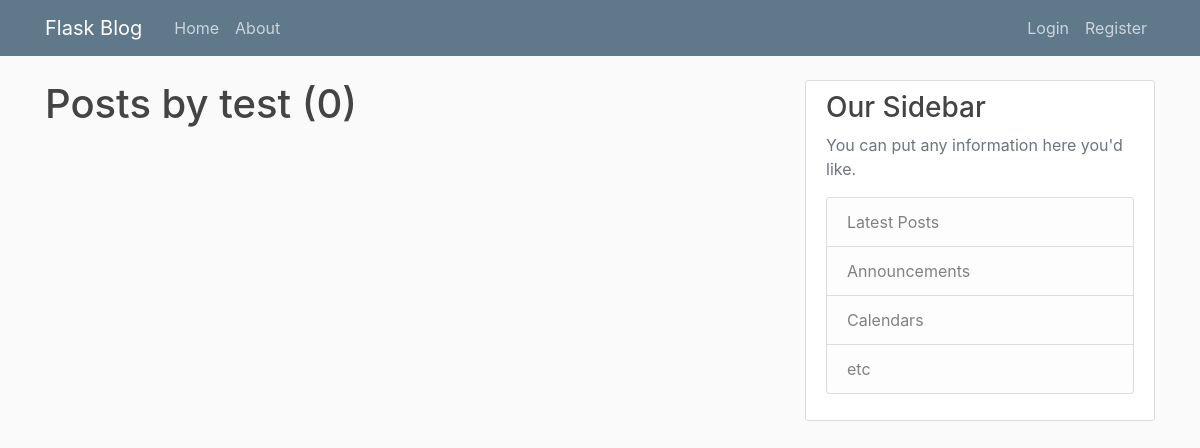
The app's page /user/test, older data.
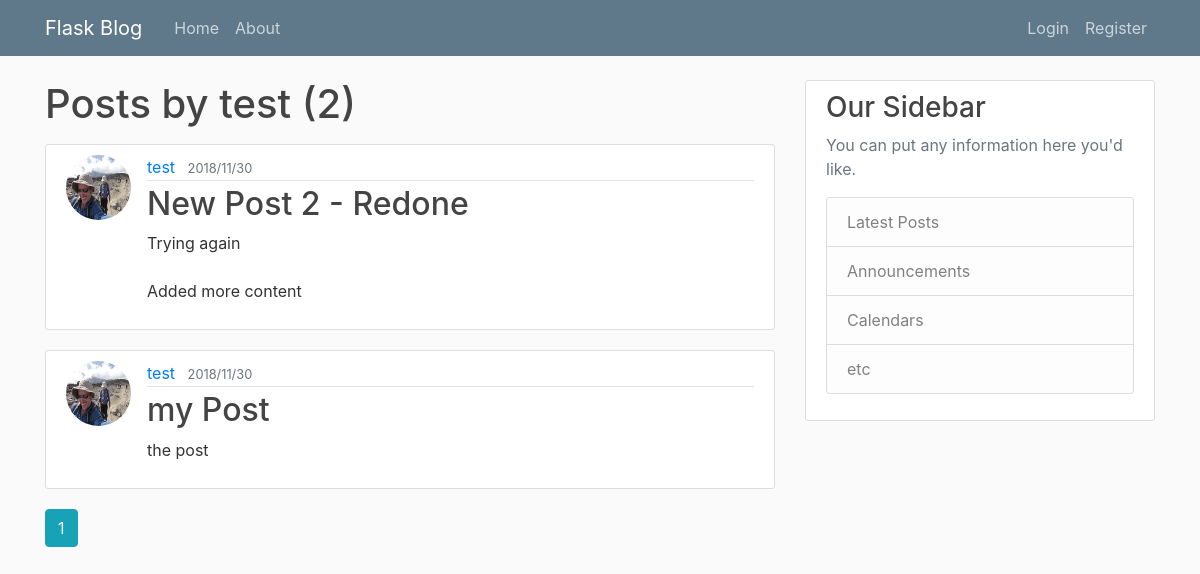
The same page, newer data.
### flaskblog/models.py (models this page shows, shortened)
class User(db.Model, UserMixin):
    id = db.Column(db.Integer, primary_key=True)
    username = db.Column(db.String(20), unique=True, nullable=False)
    email = db.Column(db.String(120), unique=True, nullable=False)
    image_file = db.Column(db.String(20), nullable=False, default="default.jpg")
    password = db.Column(db.String(60), nullable=False)
    posts = db.relationship("Post", backref="author", lazy=True)

class Post(db.Model):
    id = db.Column(db.Integer, primary_key=True)
    title = db.Column(db.String(100), nullable=False)
    date_posted = db.Column(db.DateTime, nullable=False, default=datetime.utcnow)
    content = db.Column(db.Text, nullable=False)
    user_id = db.Column(db.Integer, db.ForeignKey("user.id"), nullable=False)

### flaskblog/routes.py (the view)
@app.route("/user/<string:username>")
def user_posts(username):
    page = request.args.get('page', 1, type=int)
    user = User.query.filter_by(username=username).first_or_404()
    posts = Post.query.filter_by(author=user)\
            .order_by(Post.date_posted.desc())\
            .paginate(page=page, per_page=2)
    return render_template("user_posts.html", posts=posts, user=user)

### flaskblog/templates/user_posts.html
{% extends "layout.html" %}
{% block content %}
<h1 class="mb-3">Posts by {{user.username}} ({{posts.total}})</h1>
{% for post in posts.items %}
<article class="media content-section">
    <img class ="rounded-circle article-img" src="{{ url_for('static', filename='profile_pics/'+post.author.image_file)}}">
    <div class="media-body">
        <div class="article-metadata">
            <a class="mr-2" href="{{ url_for('user_posts', username=post.author.username)}}">{{ post.author.username }}</a>
            <small class="text-muted">{{ post.date_posted.strftime('%Y/%m/%d') }}</small>
        </div>
        <h2><a class="article-title" href="{{ url_for('post', post_id=post.id)}}">{{ post.title }}</a></h2>
        <p class="article-content">{{ post.content }}</p>
    </div>
</article>
{% endfor %}
{% for page_num in posts.iter_pages(left_edge = 1, right_edge = 1, left_current=1, right_current=2) %}
    {% if page_num %}
        {% if posts.page == page_num%}
             <a class="btn btn-info mb-4" href="{{url_for('user_posts', username=user.username, page=page_num)}}">{{ page_num }}</a>
        {% else %}
            <a class="btn btn-outline-info mb-4" href="{{url_for('user_posts', username=user.username, page=page_num)}}">{{ page_num }}</a>
        {% endif %}
    {% else %}
        ...
    {% endif %}
{% endfor %}
{% endblock content %}

### flaskblog/templates/layout.html (shortened to what this page needs)
<!DOCTYPE html>
<html>
<head>
    <link rel="stylesheet" href="https://maxcdn.bootstrapcdn.com/bootstrap/4.0.0/css/bootstrap.min.css"
>
    <link rel="stylesheet" type="text/css" href="{{ url_for('static', filename='main.css') }}">
</head>
<body>
    <header class="site-header">
        <nav class="navbar navbar-expand-md navbar-dark bg-steel fixed-top">
            <div class="container">
                <a class="navbar-brand mr-4" href="/">Flask Blog</a>
                <div class="collapse navbar-collapse" id="navbarToggle">
                    <div class="navbar-nav mr-auto">
                        <a class="nav-item nav-link" href="{{ url_for('home')}}">Home</a>
                        <a class="nav-item nav-link" href="{{ url_for('about')}}">About</a>
                    </div>
                    <div class="navbar-nav">
                        {% if current_user.is_authenticated %}
                        <a class="nav-item nav-link" href="{{ url_for('new_post')}}">New Post</a>
                        <a class="nav-item nav-link" href="{{ url_for('account')}}">Account</a>
                        <a class="nav-item nav-link" href="{{ url_for('logout')}}">Logout</a>
                        {% else %}
                        <a class="nav-item nav-link" href="{{ url_for('login')}}">Login</a>
                        <a class="nav-item nav-link" href="{{ url_for('register')}}">Register</a>
                        {% endif %}
                    </div>
                </div>
            </div>
        </nav>
    </header>
    <main role="
                            main" class="container">
        <div class="row">
            <div class="col-md-8">
                {% block content %}
                {% endblock %}
            </div>
            <div class="col-md-4">
                <div class="content-section">
                    <h3>Our Sidebar</h3>
                    <p class='text-muted'>You can put any information here you'd like.
                        <ul class="list-group">
                            <li class="list-group-item list-group-item-light">Latest Posts</li>
                            <li class="list-group-item list-group-item-light">Announcements</li>
                            <li class="list-group-item list-group-item-light">Calendars</li>
                            <li class="list-group-item list-group-item-light">etc</li>
                        </ul>
                    </p>
                </div>
            </div>
        </div>
    </main>
</body>
</html>

### flaskblog/static/main.css (style rules this page uses)
body { background: #fafafa; color: #333333; margin-top: 5rem; }
h1, h2, h3, h4, h5, h6 { color: #444444; }
.bg-steel { background-color: #5f788a; }
.site-header .navbar-nav .nav-link { color: #cbd5db; }
.content-section { background: #ffffff; padding: 10px 20px; border: 1px solid #dddddd; border-radius: 3px; margin-bottom: 20px; }
.article-title { color: #444444; }
.article-content { white-space: pre-line; }
.article-img { height: 65px; width: 65px; margin-right: 16px; }
.article-metadata { padding-bottom: 1px; margin-bottom: 4px; border-bottom: 1px solid #e3e3e3 }

Row changes from the older to the newer data that the page shows:
added Post: image_file (picture), author.username "test", date_posted "2018/11/30", title "New Post 2 - Redone", content "Trying again Added more content"
added Post: image_file (picture), author.username "test", date_posted "2018/11/30", title "my Post", content "the post"
Text that changed along with them:
{{ posts.total }}: "0" → "2"
new list line: "1"
